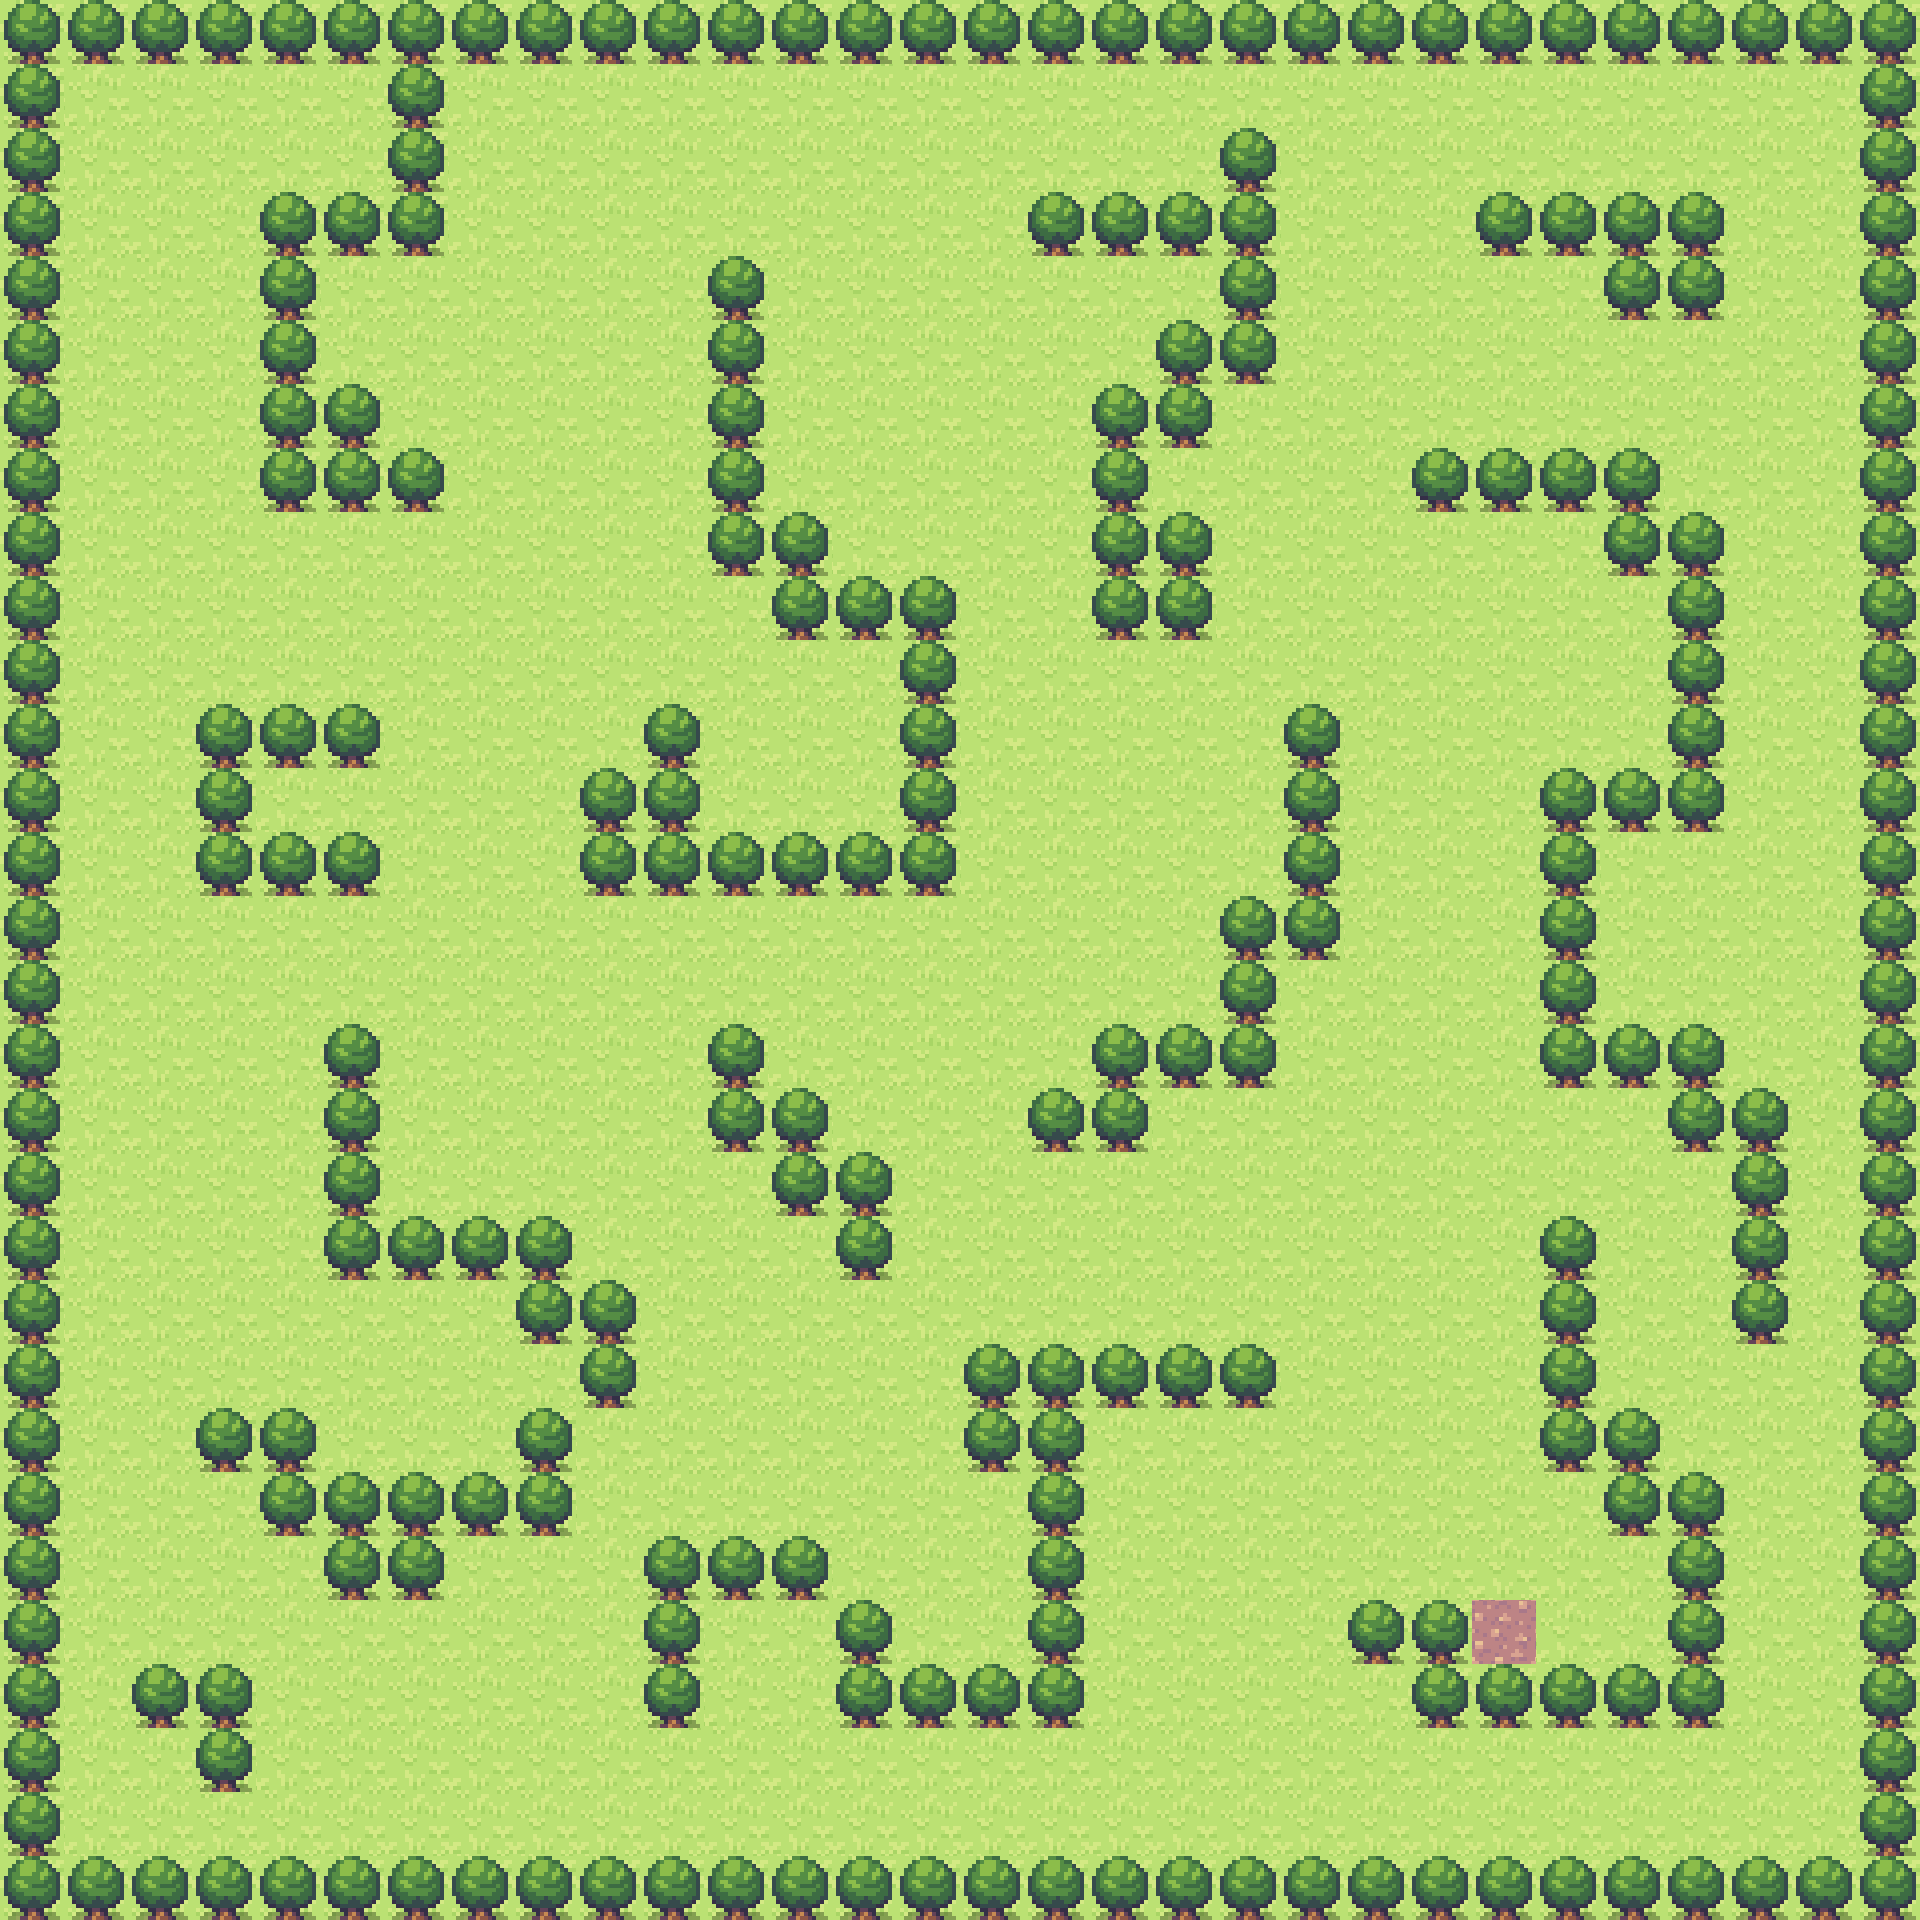

A level layout from a 2D game, rendered from its tile map. Below: a short description, then the map file with its tile-grid data intact:
An orthogonal 30x30 tile map with 64x64 px tiles, 1 tile layer (Tile Layer 1).

<map version="1.9" tiledversion="1.9.2" orientation="orthogonal" renderorder="right-down" width="30" height="30" tilewidth="64" tileheight="64" infinite="0" nextlayerid="2" nextobjectid="1">
 <tileset firstgid="1" name="tileset" tilewidth="64" tileheight="64" tilecount="3" columns="3">
  <image source="../images/tileset.png" width="192" height="64" />
 </tileset>
 <layer id="1" name="Tile Layer 1" width="30" height="30">
  <data encoding="csv">
3,3,3,3,3,3,3,3,3,3,3,3,3,3,3,3,3,3,3,3,3,3,3,3,3,3,3,3,3,3,
3,1,1,1,1,1,3,1,1,1,1,1,1,1,1,1,1,1,1,1,1,1,1,1,1,1,1,1,1,3,
3,1,1,1,1,1,3,1,1,1,1,1,1,1,1,1,1,1,1,3,1,1,1,1,1,1,1,1,1,3,
3,1,1,1,3,3,3,1,1,1,1,1,1,1,1,1,3,3,3,3,1,1,1,3,3,3,3,1,1,3,
3,1,1,1,3,1,1,1,1,1,1,3,1,1,1,1,1,1,1,3,1,1,1,1,1,3,3,1,1,3,
3,1,1,1,3,1,1,1,1,1,1,3,1,1,1,1,1,1,3,3,1,1,1,1,1,1,1,1,1,3,
3,1,1,1,3,3,1,1,1,1,1,3,1,1,1,1,1,3,3,1,1,1,1,1,1,1,1,1,1,3,
3,1,1,1,3,3,3,1,1,1,1,3,1,1,1,1,1,3,1,1,1,1,3,3,3,3,1,1,1,3,
3,1,1,1,1,1,1,1,1,1,1,3,3,1,1,1,1,3,3,1,1,1,1,1,1,3,3,1,1,3,
3,1,1,1,1,1,1,1,1,1,1,1,3,3,3,1,1,3,3,1,1,1,1,1,1,1,3,1,1,3,
3,1,1,1,1,1,1,1,1,1,1,1,1,1,3,1,1,1,1,1,1,1,1,1,1,1,3,1,1,3,
3,1,1,3,3,3,1,1,1,1,3,1,1,1,3,1,1,1,1,1,3,1,1,1,1,1,3,1,1,3,
3,1,1,3,1,1,1,1,1,3,3,1,1,1,3,1,1,1,1,1,3,1,1,1,3,3,3,1,1,3,
3,1,1,3,3,3,1,1,1,3,3,3,3,3,3,1,1,1,1,1,3,1,1,1,3,1,1,1,1,3,
3,1,1,1,1,1,1,1,1,1,1,1,1,1,1,1,1,1,1,3,3,1,1,1,3,1,1,1,1,3,
3,1,1,1,1,1,1,1,1,1,1,1,1,1,1,1,1,1,1,3,1,1,1,1,3,1,1,1,1,3,
3,1,1,1,1,3,1,1,1,1,1,3,1,1,1,1,1,3,3,3,1,1,1,1,3,3,3,1,1,3,
3,1,1,1,1,3,1,1,1,1,1,3,3,1,1,1,3,3,1,1,1,1,1,1,1,1,3,3,1,3,
3,1,1,1,1,3,1,1,1,1,1,1,3,3,1,1,1,1,1,1,1,1,1,1,1,1,1,3,1,3,
3,1,1,1,1,3,3,3,3,1,1,1,1,3,1,1,1,1,1,1,1,1,1,1,3,1,1,3,1,3,
3,1,1,1,1,1,1,1,3,3,1,1,1,1,1,1,1,1,1,1,1,1,1,1,3,1,1,3,1,3,
3,1,1,1,1,1,1,1,1,3,1,1,1,1,1,3,3,3,3,3,1,1,1,1,3,1,1,1,1,3,
3,1,1,3,3,1,1,1,3,1,1,1,1,1,1,3,3,1,1,1,1,1,1,1,3,3,1,1,1,3,
3,1,1,1,3,3,3,3,3,1,1,1,1,1,1,1,3,1,1,1,1,1,1,1,1,3,3,1,1,3,
3,1,1,1,1,3,3,1,1,1,3,3,3,1,1,1,3,1,1,1,1,1,1,1,1,1,3,1,1,3,
3,1,1,1,1,1,1,1,1,1,3,1,1,3,1,1,3,1,1,1,1,3,3,2,1,1,3,1,1,3,
3,1,3,3,1,1,1,1,1,1,3,1,1,3,3,3,3,1,1,1,1,1,3,3,3,3,3,1,1,3,
3,1,1,3,1,1,1,1,1,1,1,1,1,1,1,1,1,1,1,1,1,1,1,1,1,1,1,1,1,3,
3,1,1,1,1,1,1,1,1,1,1,1,1,1,1,1,1,1,1,1,1,1,1,1,1,1,1,1,1,3,
3,3,3,3,3,3,3,3,3,3,3,3,3,3,3,3,3,3,3,3,3,3,3,3,3,3,3,3,3,3
</data>
 </layer>
</map>
